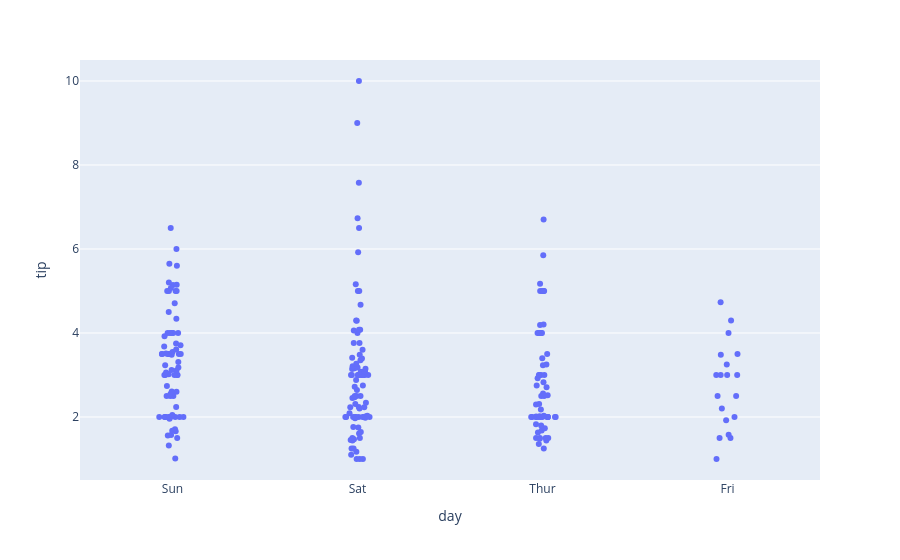

Notebook code for this chart:
### Markdown cell above
violin Plot With Only Points

### Code cell
df = px.data.tips()
fig = px.strip(df, x='day', y='tip')
fig.show()

### Figure 1 — Plotly figure (JSON) as saved in the notebook; plotly's stock layout.template omitted (floating-point values rounded to 4 significant figures; data arrays with more than 128 entries replaced by an {"elided": "..."} marker saying what was removed)
{"data": [{"alignmentgroup": "True", "boxpoints": "all", "fillcolor": "rgba(255,255,255,0)", "hoveron": "points", "hovertemplate": "day=%{x}<br>tip=%{y}<extra></extra>", "legendgroup": "", "line": {"color": "rgba(255,255,255,0)"}, "marker": {"color": "#636efa"}, "name": "", "offsetgroup": "", "orientation": "v", "pointpos": 0, "showlegend": false, "type": "box", "x": {"elided": "244 str values"}, "x0": " ", "xaxis": "x", "y": {"elided": "244 float values"}, "y0": " ", "yaxis": "y"}], "layout": {"boxmode": "group", "legend": {"tracegroupgap": 0}, "margin": {"t": 60}, "xaxis": {"anchor": "y", "domain": [0, 1], "title": {"text": "day"}}, "yaxis": {"anchor": "x", "domain": [0, 1], "title": {"text": "tip"}}}}
